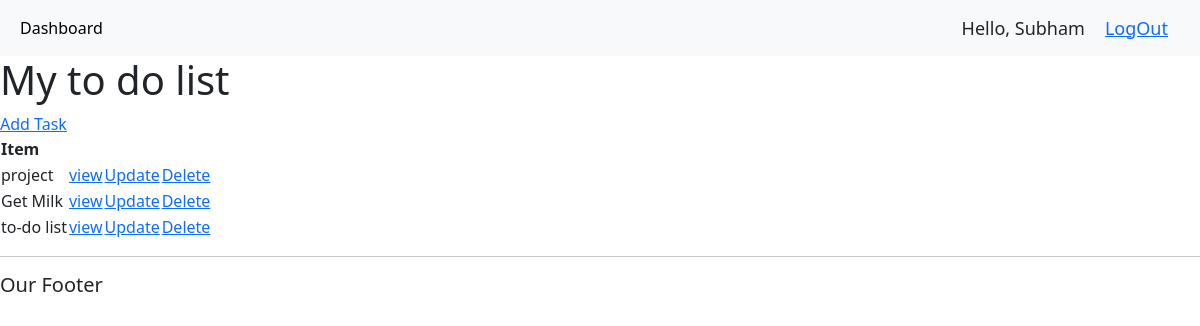
The app's page / (signed in) with its own data.
### base/models.py (models this page shows, shortened)
class Task(models.Model):
    user = models.ForeignKey(
        User, on_delete=models.CASCADE, null=True, blank=True)
    title = models.CharField(max_length=200)
    description = models.TextField(null=True, blank=True)
    complete = models.BooleanField(default=False)
    create = models.DateTimeField(auto_now_add=True)
    class Meta:
        ordering = ['complete']

### base/views.py (the view)
# urls.py: path('', views.taskList, name="taskList"),
@login_required(login_url='login')
def taskList(request):
    list = Task.objects.all()
    context = {'list': list}
    return render(request, 'base/task_list.html', context)

### base/templates/base/task_list.html
{% extends 'base/main.html' %}
{% block content %}
<h1>My to do list</h1>
<a href="{% url 'create' %}">Add Task</a>
<table>
    <tr>
        <th>Item</th>
        <th></th>
    </tr>
    {% for i in list %}
    <tr>
        <td>{{i.title}}</td>
        <td><a href="{% url 'taskdetail' i.id %}">view</a></td>
        <td><a href="{% url 'update' i.id %}">Update</a></td>
        <td><a href="{% url 'delete' i.id %}">Delete</a></td>
    </tr>
    {% empty %}
    <h3>No items in the list</h3>
    {% endfor %}
</table>
{% endblock content %}

### base/templates/base/navbar.html (shortened to what this page needs)
<nav class="navbar navbar-expand-lg bg-body-tertiary">
    <div class="container-fluid">
        <div class="collapse navbar-collapse" id="navbarNav">
            <ul class="navbar-nav">
                <li class="nav-item">
                    <a class="nav-link active" aria-current="page" href="{% url 'taskList' %}">Dashboard</a>
                </li>
            </ul>
        </div>
        <span class="hello-msg">Hello, {{request.user}}</span>
        <span class="hello-msg"><a href="{% url 'logout' %}">LogOut</a></span>
    </div>
</nav>

### base/templates/base/navbar.html (style rules this page uses)
.hello-msg { font-size: 18px; margin-right: 20px; }

### records on screen
Task: title "project"
Task: title "Get Milk"
Task: title "to-do list"

### other values on screen
{{ request.user }} "Subham"
